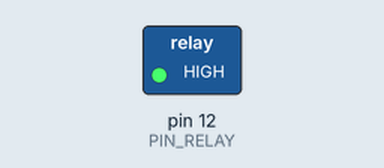
Bench run of a sketch on a simulated Arduino Uno, built with avr-gcc and run on an emulated ATmega328P. Parts: switched loads named in the sketch (green lamp = pin HIGH).

Above: at 2.5 s.
At 7.5 s:
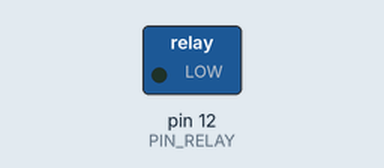
Timing chart, 0 to 13.0 s (numbered marks = the images above):
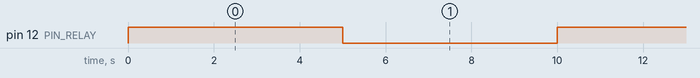

The sketch:

Relay.ino
```cpp
int PIN_RELAY = 12;

void setup() {
  pinMode(PIN_RELAY, OUTPUT);
}

void loop() {
  digitalWrite(PIN_RELAY, HIGH);
  delay(5000);
  digitalWrite(PIN_RELAY, LOW);
  delay(5000);
}
```

Measured:
- by itself, pin 12 (PIN_RELAY): alternates HIGH for 5.0 s and LOW for 5.0 s
